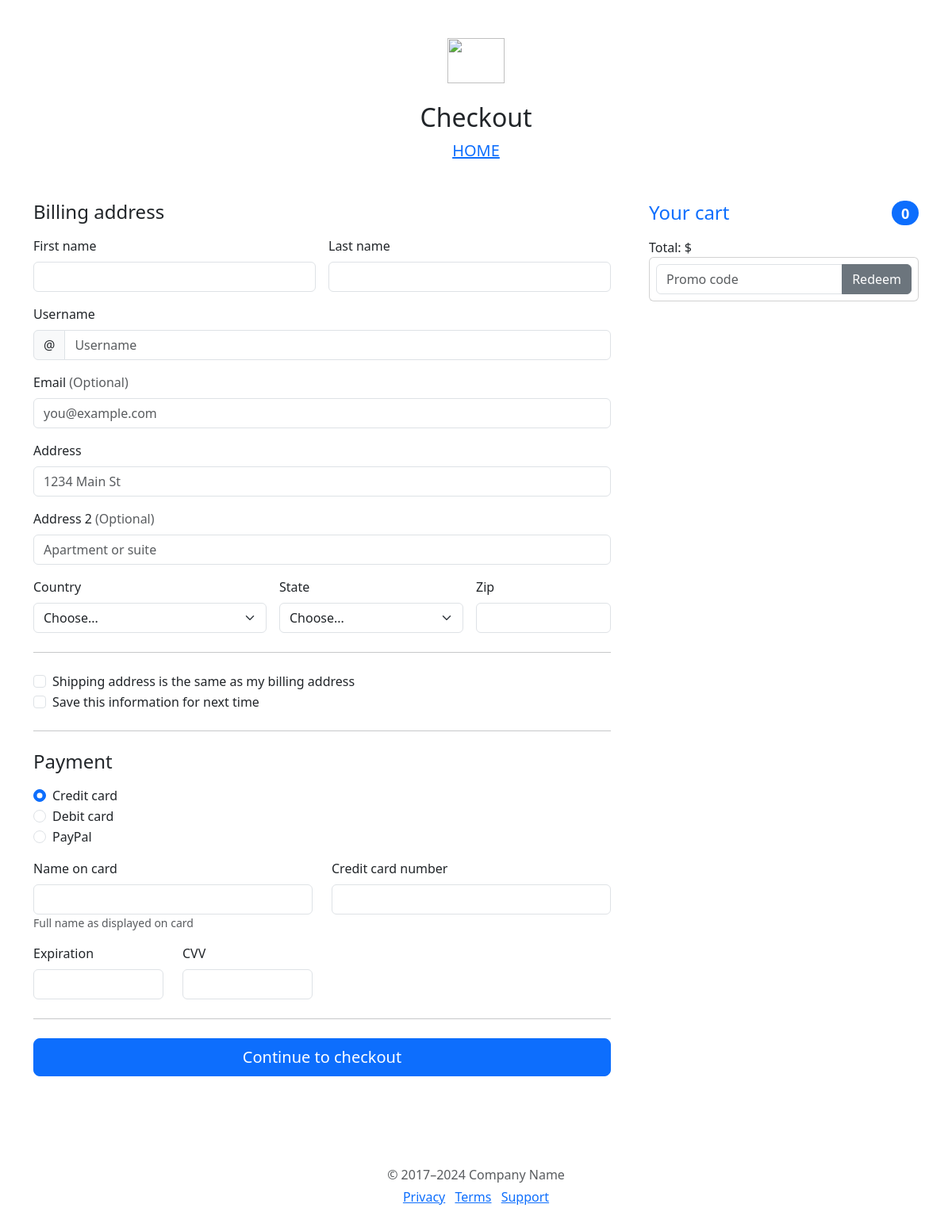
Before: /checkout/ with the older database file.
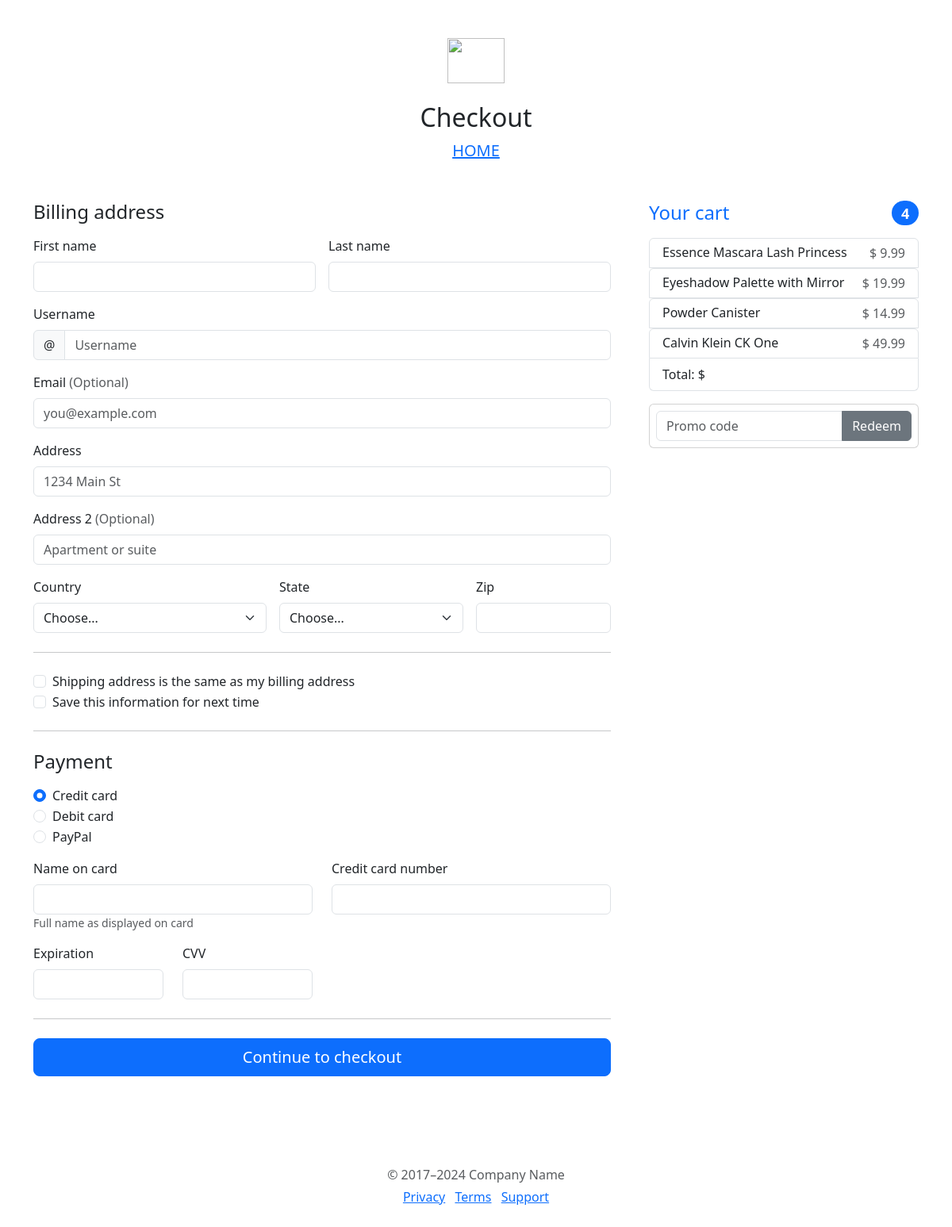
After: the same page with the newer database file.
### polls/models.py (models this page shows, shortened)
class Checkout(models.Model):
    name = models.CharField(max_length=100)
    price = models.FloatField()

### polls/views.py (the view)
# urls.py: path('checkout/', views.checkout, name="checkout")
def checkout(request):
    checkout_products = Checkout.objects.all()
    products = [product.name for product in checkout_products]
    total_products = len(products)
    update_bill(request)
    context = {
        'checkout_products': checkout_products,
        'total_products': total_products
    }
    return render(request, 'checkout.html', context=context)

### polls/views.py (called while the page is built)
def update_bill(request):
    if request.method == "GET":
        try:
            checkout_products = Checkout.objects.all()
            all_price = [product.price for product in checkout_products]
            total = sum(all_price)
            return JsonResponse({'bill': round(total, 2)})
        except Exception as e:
            logger.error(f'Error: {e}')

### polls/templates/checkout.html (shortened to what the changed rows need)
<div class="container">
    <main>
      <div class="py-5 text-center">
        <h2>Checkout</h2>
        <link href="https://cdn.jsdelivr.net/npm/bootstrap@5.3.3/dist/css/bootstrap.min.css" rel="stylesheet">
    </div>
      <div class="row g-5">
        <div class="col-md-5 col-lg-4 order-md-last">
          <h4 class="d-flex justify-content-between align-items-center mb-3">
            <span class="text-primary">Your cart</span>
            <span class="badge bg-primary rounded-pill">{{ total_products }}</span>
          </h4>
          {% for product in  checkout_products%}
          <ul class="list-group mb-3">
            <li class="list-group-item d-flex justify-content-between lh-sm">
              <div>
                <h6 class="my-0">{{ product.name }}</h6>
              </div>
              <span class="text-body-secondary">$ {{ product.price }}</span>
            </li>
            {% endfor %}
          </ul>
        </div>
      </div>
    </main>
  </div>

Changed rows visible on the page:
added Checkout: name "Essence Mascara Lash Princess", price "9.99"
added Checkout: name "Eyeshadow Palette with Mirror", price "19.99"
added Checkout: name "Powder Canister", price "14.99"
added Checkout: name "Calvin Klein CK One", price "49.99"
Other visible differences:
{{ total_products }}: "0" → "4"
